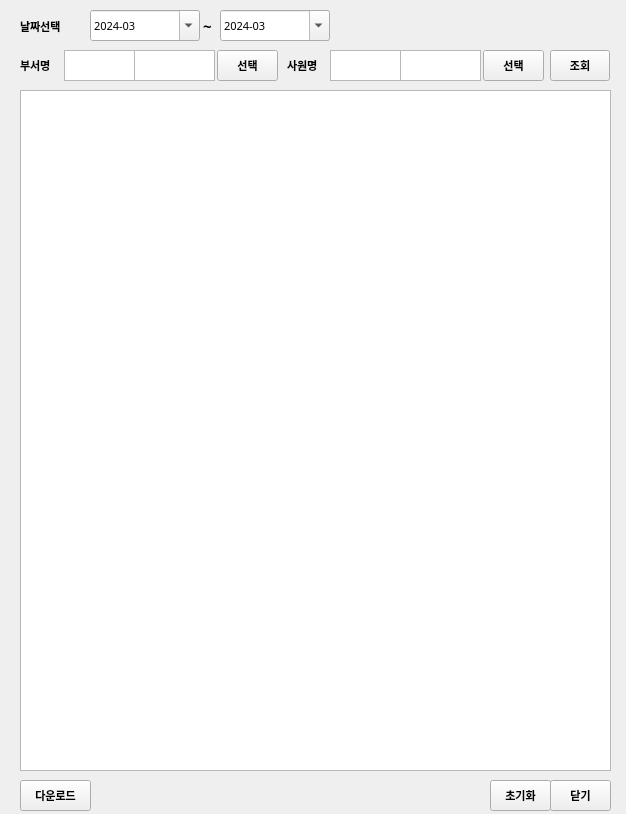
<?xml version="1.0" encoding="UTF-8"?>
<ui version="4.0">
 <class>win_upload_time</class>
 <widget class="QWidget" name="win_upload_time">
  <property name="geometry">
   <rect>
    <x>0</x>
    <y>0</y>
    <width>626</width>
    <height>814</height>
   </rect>
  </property>
  <property name="windowTitle">
   <string>Form</string>
  </property>
  <widget class="QPushButton" name="btn_select_dept">
   <property name="geometry">
    <rect>
     <x>217</x>
     <y>50</y>
     <width>61</width>
     <height>31</height>
    </rect>
   </property>
   <property name="font">
    <font>
     <family>Arial</family>
     <pointsize>8</pointsize>
     <weight>75</weight>
     <bold>true</bold>
    </font>
   </property>
   <property name="text">
    <string>선택</string>
   </property>
  </widget>
  <widget class="QPushButton" name="btn_search">
   <property name="geometry">
    <rect>
     <x>550</x>
     <y>50</y>
     <width>60</width>
     <height>31</height>
    </rect>
   </property>
   <property name="font">
    <font>
     <family>Arial</family>
     <pointsize>8</pointsize>
     <weight>75</weight>
     <bold>true</bold>
    </font>
   </property>
   <property name="text">
    <string>조회</string>
   </property>
  </widget>
  <widget class="QLabel" name="lbl_select_file">
   <property name="geometry">
    <rect>
     <x>20</x>
     <y>11</y>
     <width>71</width>
     <height>30</height>
    </rect>
   </property>
   <property name="font">
    <font>
     <family>Arial</family>
     <pointsize>8</pointsize>
     <weight>75</weight>
     <bold>true</bold>
    </font>
   </property>
   <property name="text">
    <string>날짜선택</string>
   </property>
  </widget>
  <widget class="QTableWidget" name="tbl_info">
   <property name="enabled">
    <bool>true</bool>
   </property>
   <property name="geometry">
    <rect>
     <x>20</x>
     <y>90</y>
     <width>591</width>
     <height>681</height>
    </rect>
   </property>
   <property name="sizeAdjustPolicy">
    <enum>QAbstractScrollArea::AdjustToContents</enum>
   </property>
   <property name="dragEnabled">
    <bool>true</bool>
   </property>
   <property name="alternatingRowColors">
    <bool>true</bool>
   </property>
   <property name="selectionBehavior">
    <enum>QAbstractItemView::SelectRows</enum>
   </property>
   <property name="textElideMode">
    <enum>Qt::ElideMiddle</enum>
   </property>
   <attribute name="horizontalHeaderCascadingSectionResizes">
    <bool>true</bool>
   </attribute>
   <attribute name="horizontalHeaderShowSortIndicator" stdset="0">
    <bool>true</bool>
   </attribute>
   <attribute name="horizontalHeaderStretchLastSection">
    <bool>true</bool>
   </attribute>
   <attribute name="verticalHeaderCascadingSectionResizes">
    <bool>true</bool>
   </attribute>
   <attribute name="verticalHeaderStretchLastSection">
    <bool>false</bool>
   </attribute>
  </widget>
  <widget class="QPushButton" name="btn_close">
   <property name="geometry">
    <rect>
     <x>550</x>
     <y>780</y>
     <width>61</width>
     <height>31</height>
    </rect>
   </property>
   <property name="font">
    <font>
     <family>Arial</family>
     <pointsize>8</pointsize>
     <weight>75</weight>
     <bold>true</bold>
    </font>
   </property>
   <property name="text">
    <string>닫기</string>
   </property>
  </widget>
  <widget class="QDateEdit" name="from_date">
   <property name="geometry">
    <rect>
     <x>90</x>
     <y>10</y>
     <width>110</width>
     <height>31</height>
    </rect>
   </property>
   <property name="font">
    <font>
     <family>맑은 고딕</family>
     <pointsize>8</pointsize>
     <weight>50</weight>
     <bold>false</bold>
    </font>
   </property>
   <property name="dateTime">
    <datetime>
     <hour>0</hour>
     <minute>0</minute>
     <second>0</second>
     <year>2024</year>
     <month>3</month>
     <day>1</day>
    </datetime>
   </property>
   <property name="displayFormat">
    <string>yyyy-MM</string>
   </property>
   <property name="calendarPopup">
    <bool>true</bool>
   </property>
  </widget>
  <widget class="QLabel" name="lbl_select_file_2">
   <property name="geometry">
    <rect>
     <x>20</x>
     <y>50</y>
     <width>61</width>
     <height>30</height>
    </rect>
   </property>
   <property name="font">
    <font>
     <family>Arial</family>
     <pointsize>8</pointsize>
     <weight>75</weight>
     <bold>true</bold>
    </font>
   </property>
   <property name="text">
    <string>부서명</string>
   </property>
  </widget>
  <widget class="QTextEdit" name="txt_dept_id">
   <property name="geometry">
    <rect>
     <x>64</x>
     <y>50</y>
     <width>71</width>
     <height>31</height>
    </rect>
   </property>
   <property name="font">
    <font>
     <family>맑은 고딕</family>
     <pointsize>10</pointsize>
     <weight>50</weight>
     <bold>false</bold>
    </font>
   </property>
  </widget>
  <widget class="QTextEdit" name="txt_dept_name">
   <property name="geometry">
    <rect>
     <x>134</x>
     <y>50</y>
     <width>81</width>
     <height>31</height>
    </rect>
   </property>
   <property name="font">
    <font>
     <family>맑은 고딕</family>
     <pointsize>10</pointsize>
     <weight>50</weight>
     <bold>false</bold>
    </font>
   </property>
  </widget>
  <widget class="QLabel" name="label">
   <property name="geometry">
    <rect>
     <x>203</x>
     <y>10</y>
     <width>16</width>
     <height>31</height>
    </rect>
   </property>
   <property name="font">
    <font>
     <family>맑은 고딕</family>
     <pointsize>11</pointsize>
     <weight>75</weight>
     <bold>true</bold>
    </font>
   </property>
   <property name="text">
    <string>~</string>
   </property>
  </widget>
  <widget class="QDateEdit" name="to_date">
   <property name="geometry">
    <rect>
     <x>220</x>
     <y>10</y>
     <width>110</width>
     <height>31</height>
    </rect>
   </property>
   <property name="font">
    <font>
     <family>맑은 고딕</family>
     <pointsize>8</pointsize>
     <weight>50</weight>
     <bold>false</bold>
    </font>
   </property>
   <property name="dateTime">
    <datetime>
     <hour>0</hour>
     <minute>0</minute>
     <second>0</second>
     <year>2024</year>
     <month>3</month>
     <day>1</day>
    </datetime>
   </property>
   <property name="displayFormat">
    <string>yyyy-MM</string>
   </property>
   <property name="calendarPopup">
    <bool>true</bool>
   </property>
  </widget>
  <widget class="QLabel" name="lbl_select_file_3">
   <property name="geometry">
    <rect>
     <x>287</x>
     <y>50</y>
     <width>61</width>
     <height>30</height>
    </rect>
   </property>
   <property name="font">
    <font>
     <family>Arial</family>
     <pointsize>8</pointsize>
     <weight>75</weight>
     <bold>true</bold>
    </font>
   </property>
   <property name="text">
    <string>사원명</string>
   </property>
  </widget>
  <widget class="QTextEdit" name="txt_emp_id">
   <property name="geometry">
    <rect>
     <x>330</x>
     <y>50</y>
     <width>71</width>
     <height>31</height>
    </rect>
   </property>
   <property name="font">
    <font>
     <family>맑은 고딕</family>
     <pointsize>10</pointsize>
     <weight>50</weight>
     <bold>false</bold>
    </font>
   </property>
  </widget>
  <widget class="QPushButton" name="btn_select_emp">
   <property name="geometry">
    <rect>
     <x>483</x>
     <y>50</y>
     <width>61</width>
     <height>31</height>
    </rect>
   </property>
   <property name="font">
    <font>
     <family>Arial</family>
     <pointsize>8</pointsize>
     <weight>75</weight>
     <bold>true</bold>
    </font>
   </property>
   <property name="text">
    <string>선택</string>
   </property>
  </widget>
  <widget class="QTextEdit" name="txt_emp_name">
   <property name="geometry">
    <rect>
     <x>400</x>
     <y>50</y>
     <width>81</width>
     <height>31</height>
    </rect>
   </property>
   <property name="font">
    <font>
     <family>맑은 고딕</family>
     <pointsize>10</pointsize>
     <weight>50</weight>
     <bold>false</bold>
    </font>
   </property>
   <property name="layoutDirection">
    <enum>Qt::LeftToRight</enum>
   </property>
   <property name="autoFillBackground">
    <bool>false</bool>
   </property>
   <property name="cursorWidth">
    <number>-2</number>
   </property>
  </widget>
  <widget class="QPushButton" name="btn_clear">
   <property name="geometry">
    <rect>
     <x>490</x>
     <y>780</y>
     <width>61</width>
     <height>31</height>
    </rect>
   </property>
   <property name="font">
    <font>
     <family>Arial</family>
     <pointsize>8</pointsize>
     <weight>75</weight>
     <bold>true</bold>
    </font>
   </property>
   <property name="text">
    <string>초기화</string>
   </property>
  </widget>
  <widget class="QPushButton" name="btn_download">
   <property name="geometry">
    <rect>
     <x>20</x>
     <y>780</y>
     <width>71</width>
     <height>31</height>
    </rect>
   </property>
   <property name="font">
    <font>
     <family>Arial</family>
     <pointsize>8</pointsize>
     <weight>75</weight>
     <bold>true</bold>
    </font>
   </property>
   <property name="text">
    <string>다운로드</string>
   </property>
  </widget>
 </widget>
 <resources/>
 <connections/>
</ui>
